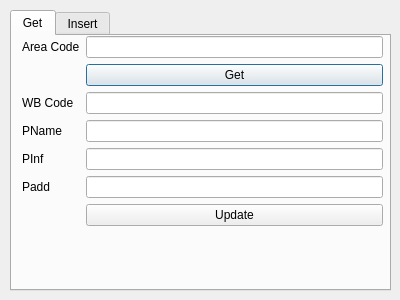
<?xml version="1.0" encoding="UTF-8"?>
<ui version="4.0">
 <class>PartyCodeManager</class>
 <widget class="QDialog" name="PartyCodeManager">
  <property name="geometry">
   <rect>
    <x>0</x>
    <y>0</y>
    <width>400</width>
    <height>300</height>
   </rect>
  </property>
  <property name="windowTitle">
   <string>Dialog</string>
  </property>
  <widget class="QTabWidget" name="tabWidget">
   <property name="geometry">
    <rect>
     <x>10</x>
     <y>10</y>
     <width>381</width>
     <height>281</height>
    </rect>
   </property>
   <property name="currentIndex">
    <number>0</number>
   </property>
   <widget class="QWidget" name="get">
    <attribute name="title">
     <string>Get</string>
    </attribute>
    <widget class="QWidget" name="formLayoutWidget_2">
     <property name="geometry">
      <rect>
       <x>10</x>
       <y>0</y>
       <width>361</width>
       <height>231</height>
      </rect>
     </property>
     <layout class="QFormLayout" name="formLayout_2">
      <item row="0" column="0">
       <widget class="QLabel" name="areaCodeLabel_2">
        <property name="text">
         <string>Area Code</string>
        </property>
       </widget>
      </item>
      <item row="0" column="1">
       <widget class="QLineEdit" name="areaCodeLineEdit_2"/>
      </item>
      <item row="2" column="0">
       <widget class="QLabel" name="wBCodeLabel_2">
        <property name="text">
         <string>WB Code</string>
        </property>
       </widget>
      </item>
      <item row="2" column="1">
       <widget class="QLineEdit" name="wBCodeLineEdit_2"/>
      </item>
      <item row="3" column="0">
       <widget class="QLabel" name="pNameLabel_2">
        <property name="text">
         <string>PName</string>
        </property>
       </widget>
      </item>
      <item row="3" column="1">
       <widget class="QLineEdit" name="pNameLineEdit_2"/>
      </item>
      <item row="4" column="0">
       <widget class="QLabel" name="pInfLabel_2">
        <property name="text">
         <string>PInf</string>
        </property>
       </widget>
      </item>
      <item row="4" column="1">
       <widget class="QLineEdit" name="pInfLineEdit_2"/>
      </item>
      <item row="5" column="0">
       <widget class="QLabel" name="paddLabel_2">
        <property name="text">
         <string>Padd</string>
        </property>
       </widget>
      </item>
      <item row="5" column="1">
       <widget class="QLineEdit" name="paddLineEdit_2"/>
      </item>
      <item row="1" column="1">
       <widget class="QPushButton" name="get_button">
        <property name="text">
         <string>Get</string>
        </property>
       </widget>
      </item>
      <item row="6" column="1">
       <widget class="QPushButton" name="update_button">
        <property name="text">
         <string>Update</string>
        </property>
       </widget>
      </item>
     </layout>
    </widget>
   </widget>
   <widget class="QWidget" name="insert">
    <attribute name="title">
     <string>Insert</string>
    </attribute>
    <widget class="QWidget" name="formLayoutWidget">
     <property name="geometry">
      <rect>
       <x>10</x>
       <y>10</y>
       <width>361</width>
       <height>231</height>
      </rect>
     </property>
     <layout class="QFormLayout" name="formLayout">
      <item row="0" column="0">
       <widget class="QLabel" name="areaCodeLabel">
        <property name="text">
         <string>Area Code</string>
        </property>
       </widget>
      </item>
      <item row="0" column="1">
       <widget class="QLineEdit" name="areaCodeLineEdit"/>
      </item>
      <item row="1" column="0">
       <widget class="QLabel" name="wBCodeLabel">
        <property name="text">
         <string>WB Code</string>
        </property>
       </widget>
      </item>
      <item row="1" column="1">
       <widget class="QLineEdit" name="wBCodeLineEdit"/>
      </item>
      <item row="2" column="0">
       <widget class="QLabel" name="pNameLabel">
        <property name="text">
         <string>PName</string>
        </property>
       </widget>
      </item>
      <item row="2" column="1">
       <widget class="QLineEdit" name="pNameLineEdit"/>
      </item>
      <item row="3" column="0">
       <widget class="QLabel" name="pInfLabel">
        <property name="text">
         <string>PInf</string>
        </property>
       </widget>
      </item>
      <item row="3" column="1">
       <widget class="QLineEdit" name="pInfLineEdit"/>
      </item>
      <item row="4" column="0">
       <widget class="QLabel" name="paddLabel">
        <property name="text">
         <string>Padd</string>
        </property>
       </widget>
      </item>
      <item row="4" column="1">
       <widget class="QLineEdit" name="paddLineEdit"/>
      </item>
      <item row="5" column="1">
       <widget class="QPushButton" name="insert_button">
        <property name="text">
         <string>Insert</string>
        </property>
       </widget>
      </item>
     </layout>
    </widget>
   </widget>
  </widget>
 </widget>
 <resources/>
 <connections/>
</ui>
